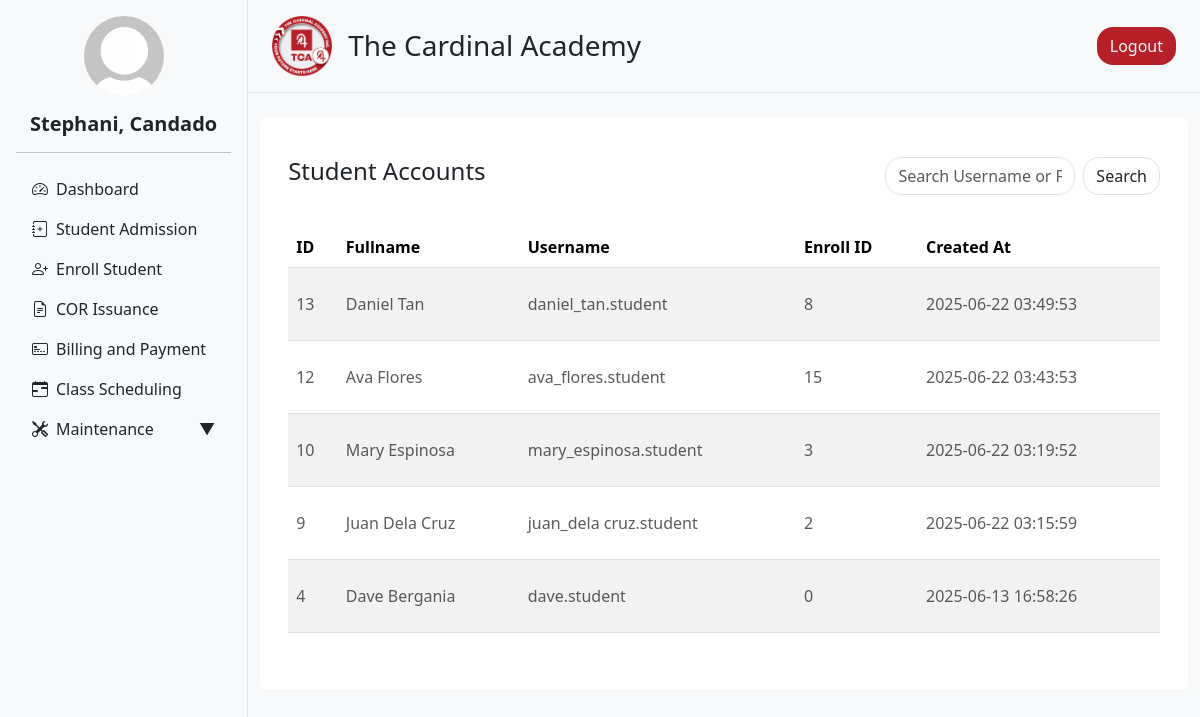
The page /admin/students.php (signed in) on the database as committed earlier.
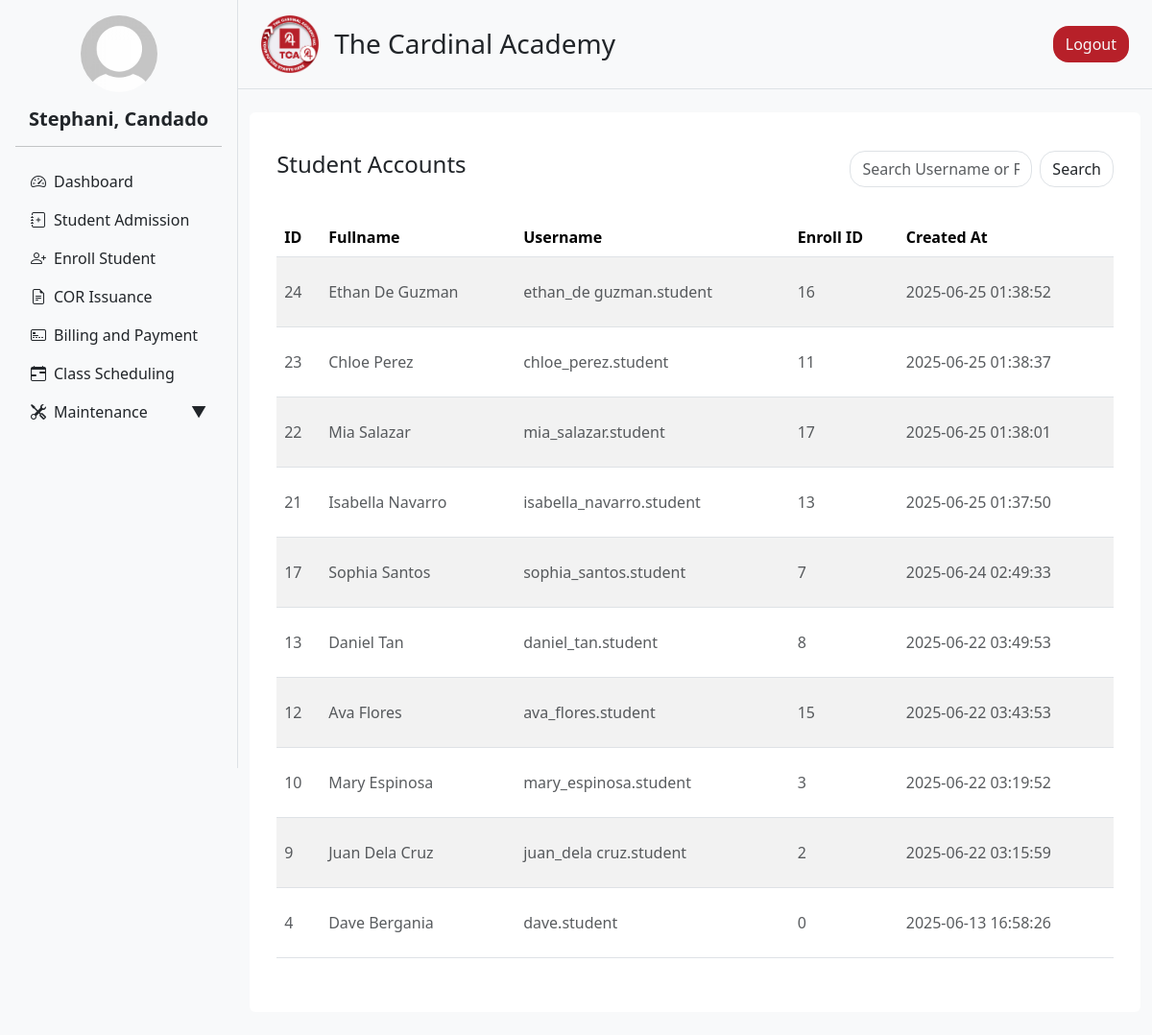
The same page on the database as committed later.
### tables this page shows
CREATE TABLE `users` (
  `user_id` int(11) NOT NULL,
  `acc_type` enum('admin','teacher','parent','student') NOT NULL,
  `username` varchar(50) NOT NULL,
  `email` varchar(100) NOT NULL,
  `password` varchar(255) NOT NULL,
  `first_name` varchar(50) NOT NULL,
  `last_name` varchar(50) NOT NULL,
  `gender` enum('male','female','other') DEFAULT NULL,
  `birthdate` date DEFAULT NULL,
  `phone_number` varchar(20) DEFAULT NULL,
  `address` text DEFAULT NULL,
  `created_at` timestamp NOT NULL DEFAULT current_timestamp(),
  `updated_at` timestamp NOT NULL DEFAULT current_timestamp() ON UPDATE current_timestamp(),
  `profile` varchar(255) NOT NULL,
  `rfid` int(100) DEFAULT NULL,
  `enroll_id` int(11) NOT NULL,
  `acc_status` varchar(100) NOT NULL DEFAULT 'active',
  `subject` varchar(1000) DEFAULT NULL,
  `section_id` int(100) DEFAULT NULL
);

### admin/user_info.php (called while the page is built, shortened)
<?php
include '../db_connection.php';
function getUserInfo() {
    global $conn;
    $user_id = $_SESSION['user_id'];
    $sql = "SELECT first_name, last_name, profile FROM users WHERE user_id = ?";
    $stmt = $conn->prepare($sql);
    $stmt->bind_param("i", $user_id);
    $stmt->execute();
    $result = $stmt->get_result();
    $user = $result->fetch_assoc();
    $full_name = htmlspecialchars($user['first_name'] . ', ' . $user['last_name']);
    $profile_image = !empty($user['profile'])
        ? '../static/uploads/' . htmlspecialchars($user['profile'])
        : '../static/uploads/default_profile.jpg';
    return [
        'full_name' => $full_name,
        'profile_image' => $profile_image
    ];
}
?>

### admin/students.php (the view, shortened to what this page needs)
<?php include '../db_connection.php'; ?>
<?php
$limit = 10;
$page = isset($_GET['page']) && is_numeric($_GET['page']) ? (int) $_GET['page'] : 1;
$search = isset($_GET['search']) ? trim($_GET['search']) : '';
$offset = ($page - 1) * $limit;
$query = "SELECT
            user_id,
            CONCAT(first_name, ' ', last_name) AS fullname,
            username,
            created_at,
            enroll_id
          FROM users
          WHERE acc_type = 'student' AND (
              username LIKE '%$search%'
              OR CONCAT(first_name, ' ', last_name) LIKE '%$search%'
          )
          ORDER BY created_at DESC
          LIMIT $limit OFFSET $offset";
$result = mysqli_query($conn, $query);
?>
<!DOCTYPE html>
<html lang="en">
<head>
  <?php include 'header.php'; ?>
</head>
<body>
<div class="d-flex flex-row bg-light">
  <?php include 'navigation.php'; ?>
  <div class="content flex-grow-1">
    <?php include 'nav_top.php'; ?>
    <div class="container my-4">
      <div class="row g-4">
        <div class="col-12">
          <div class="rounded p-3 bg-white">
            <div class="container my-4">
              <div class="row mb-3">
                <div class="col-12 col-md-8">
                  <h4>Student Accounts</h4>
                </div>
                <div class="col-12 col-md-4">
                  <form method="GET" action="">
                    <div class="input-group">
                      <input class="form-control rounded rounded-4" type="text" name="search" value="<?= htmlspecialchars($search) ?>" placeholder="Search Username or Fullname">
                      <button class="btn border ms-2 rounded rounded-4" type="submit">Search</button>
                    </div>
                  </form>
                </div>
                <div class="col-12 pt-3">
                </div>
              </div>
              <div class="table-responsive">
                <table class="table table-striped table-hover" style="cursor: pointer">
                  <thead>
                    <tr>
                      <th>ID</th>
                      <th>Fullname</th>
                      <th>Username</th>
                      <th>Enroll ID</th>
                      <th>Created At</th>
                    </tr>
                  </thead>
                  <tbody>
                    <?php if (mysqli_num_rows($result) > 0): ?>
                      <?php while ($row = mysqli_fetch_assoc($result)): ?>
                        <tr class="clickable-row" data-id="<?= $row['user_id'] ?>">
                          <td><p class="text-muted pt-3 pb-3 mb-0"><?= htmlspecialchars($row['user_id']) ?></p></td>
                          <td><p class="text-muted pt-3 pb-3 mb-0"><?= htmlspecialchars($row['fullname']) ?></p></td>
                          <td><p class="text-muted pt-3 pb-3 mb-0"><?= htmlspecialchars($row['username']) ?></p></td>
                          <td><p class="text-muted pt-3 pb-3 mb-0"><?= htmlspecialchars($row['enroll_id']) ?></p></td>
                          <td><p class="text-muted pt-3 pb-3 mb-0"><?= htmlspecialchars($row['created_at']) ?></p></td>
                        </tr>
                      <?php endwhile; ?>
                    <?php else: ?>
                      <tr>
                        <td colspan="5"><p class="text-muted text-center pt-3 pb-3 mb-0">No student data available</p></td>
                      </tr>
                    <?php endif; ?>
                  </tbody>
                </table>
              </div>
            </div>
          </div>
        </div>
      </div>
    </div>
  </div>
</div>
</body>
</html>

### admin/header.php (shortened to what this page needs)
<link href="https://cdn.jsdelivr.net/npm/bootstrap@5.3.2/dist/css/bootstrap.min.css" rel="stylesheet">
<link href="https://cdn.jsdelivr.net/npm/bootstrap-icons@1.11.1/font/bootstrap-icons.css" rel="stylesheet">
<link rel="stylesheet" href="../static/css/styles.css">
<link rel="stylesheet" href="../static/css/landing.css">

### admin/navigation.php (shortened to what this page needs)
<?php
include 'header.php';
?>
<?php
include 'user_info.php';
$user_info = getUserInfo();
$full_name = isset($user_info['full_name']) ? $user_info['full_name'] : 'Guest';
$profile_image = isset($user_info['profile_image']) ? $user_info['profile_image'] : 'default.png';
?>
<div id="nav_side" class="d-print-none sidebar p-3 border-end sticky-top d-none d-md-block" style="min-height: 100vh; width: 250px;">
    <div class="profile-pic mb-3 text-center">
        <img src="<?= htmlspecialchars($profile_image) ?>" alt="Profile" class="rounded-circle img-fluid" style="width: 80px; height: 80px; object-fit: cover;">
    </div>
    <h5 class="text-center fw-bolder text-dark mb-3"><?= htmlspecialchars($full_name) ?></h5>
    <hr class="text-dark">
    <ul class="nav flex-column">
        <li class="nav-item">
            <a class="nav-link text-dark d-flex align-items-center py-2 fs-6" href="dashboard.php">
                <i class="bi bi-speedometer2 me-2"></i>Dashboard
            </a>
        </li>
        <li class="nav-item border-white">
            <a class="nav-link text-dark d-flex align-items-center py-2 fs-6" href="admission.php">
                <i class="bi bi-journal-plus me-2"></i>Student Admission
            </a>
        </li>
        <li class="nav-item border-white">
            <a class="nav-link text-dark d-flex align-items-center py-2 fs-6" href="enrollment.php">
                <i class="bi bi-person-plus me-2"></i>Enroll Student
            </a>
        </li>
        <li class="nav-item border-white">
            <a class="nav-link text-dark d-flex align-items-center py-2 fs-6" href="enrollment.php">
                <i class="bi bi-file-earmark-text me-2"></i>COR Issuance
            </a>
        </li>
        <li class="nav-item border-white">
            <a class="nav-link text-dark d-flex align-items-center py-2 fs-6" href="enrollment.php">
                <i class="bi bi-credit-card-2-front me-2"></i>Billing and Payment
            </a>
        </li>
        <li class="nav-item border-white">
            <a class="nav-link text-dark d-flex align-items-center py-2 fs-6" href="#">
                <i class="bi bi-calendar-range me-2"></i>Class Scheduling
            </a>
        </li>
        <li class="nav-item">
            <a id="maintenanceDropdown" class="dropdown-btn nav-link text-dark d-flex justify-content-between align-items-center py-2 fs-6" href="javascript:void(0);">
                <span><i class="bi bi-tools me-2"></i>Maintenance</span>
                <span id="arrow-icon">▼</span>
            </a>
        </li>
    </ul>
</div>

### admin/nav_top.php
<div class="d-flex border-bottom bg-light sticky-top align-items-center justify-content-between px-4 py-3 d-print-none">
  <div class="d-flex align-items-center">
    <img src="../static/uploads/logo.png" alt="Logo" style="height: 60px; width: auto;" class="me-3">
    <h3 class=" m-0">The Cardinal Academy</h3>
  </div>
  <a href="logout.php" class="btn text-light bg-main rounded-4">Logout</a>
</div>

### static/css/styles.css (style rules this page uses)
.sidebar { width: 20%; height: 100vh; }
.content { width: 80%; }

### static/css/landing.css (style rules this page uses)
.bg-main { background-color: #b72029; }
body { margin: 0; padding: 0; height: 100%; }

Rows that differ between the two databases and show on the page:
added users: user_id "24", fullname "Ethan De Guzman", username "ethan_de guzman.student", enroll "16", created_at "2025-06-25 01:38:52"
added users: user_id "23", fullname "Chloe Perez", username "chloe_perez.student", enroll "11", created_at "2025-06-25 01:38:37"
added users: user_id "22", fullname "Mia Salazar", username "mia_salazar.student", enroll "17", created_at "2025-06-25 01:38:01"
added users: user_id "21", fullname "Isabella Navarro", username "isabella_navarro.student", enroll "13", created_at "2025-06-25 01:37:50"
added users: user_id "17", fullname "Sophia Santos", username "sophia_santos.student", enroll "7", created_at "2025-06-24 02:49:33"
